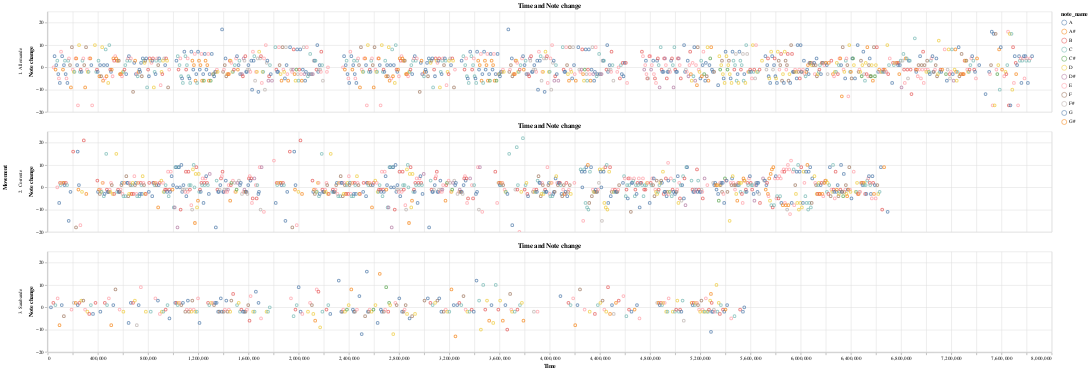

The cell this chart's notebook holds for it:
### Code cell
data = pd.DataFrame(solo_flute_data)
plot = alt.Chart(data).mark_point().encode(
    x=alt.X("start_time", title="Time"),
    y=alt.Y("note_distance", title="Note change"),
    tooltip=["note_name", "note", "note_distance"],  # Add tooltips for interactivity
    color=alt.Color('note_name')
).properties(
    title="Time and Note change",
    width=2000,
    height=200,
).facet(
    row=alt.Row("movement", title="Movement")  # Facet by movement
).interactive()

plot.show()

### Figure 1 — Vega-Lite specification as saved in the notebook (floating-point values rounded to 4 significant figures; data arrays with more than 128 entries replaced by an {"elided": "..."} marker saying what was removed)
{"config": {"view": {"continuousWidth": 300, "continuousHeight": 300}}, "data": {"name": "data-b377bfe8e9a9e502de7bc492afaed0e5"}, "facet": {"row": {"field": "movement", "title": "Movement", "type": "nominal"}}, "spec": {"mark": {"type": "point"}, "encoding": {"color": {"field": "note_name", "type": "nominal"}, "tooltip": [{"field": "note_name", "type": "nominal"}, {"field": "note", "type": "quantitative"}, {"field": "note_distance", "type": "quantitative"}], "x": {"field": "start_time", "title": "Time", "type": "quantitative"}, "y": {"field": "note_distance", "title": "Note change", "type": "quantitative"}}, "height": 200, "name": "view_6", "title": "Time and Note change", "width": 2000}, "params": [{"name": "param_6", "select": {"type": "interval", "encodings": ["x", "y"]}, "bind": "scales", "views": ["view_6"]}], "$schema": "https://vega.github.io/schema/vega-lite/v5.20.1.json", "datasets": {"data-b377bfe8e9a9e502de7bc492afaed0e5": {"elided": "2214 records"}}}
